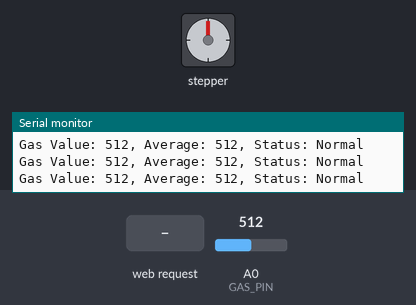
Bench run of a sketch on a simulated ESP8266 (NodeMCU). Parts: stepper motor, the last lines printed to the serial monitor. The test bench sets the inputs (shaded band); at power-on: A0 (GAS_PIN) = 512. WiFi joins after 1.5 s; servers stay silent unless stated; stepper angles assume 2048 steps per turn.

Above: at 2.7 s.
2.8 s: HTTP request GET /motor?angle=1 received
At 3.4 s:
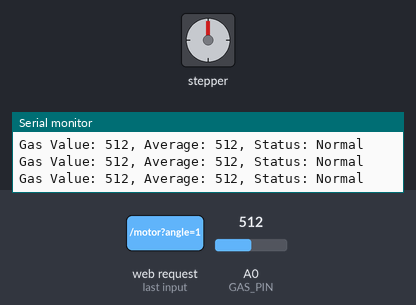
5.8 s: HTTP request GET /motor?angle=120 received
At 7.7 s:
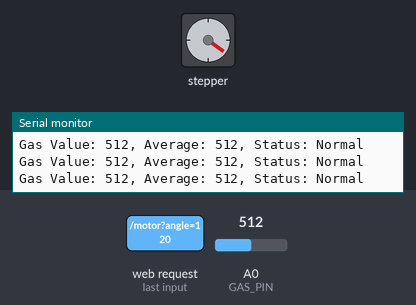
8.8 s: A0 (GAS_PIN) set to 0
At 9.3 s:
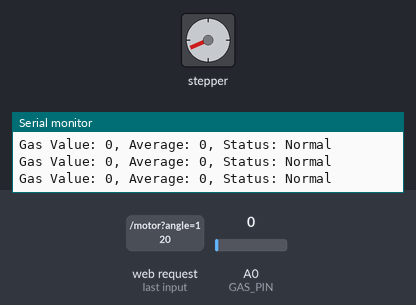
11.8 s: A0 (GAS_PIN) set to 832
At 13.23 s:
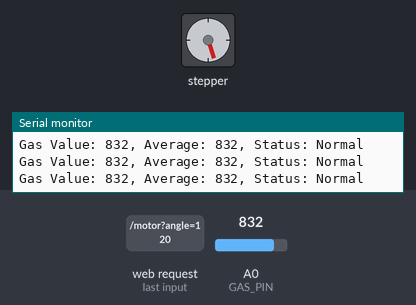
14.8 s: A0 (GAS_PIN) set to 866
17.8 s: A0 (GAS_PIN) set to 808
20.8 s: A0 (GAS_PIN) set to 782
Timing chart, 0 to 24.8 s (numbered marks = the images above; inputs shaded):
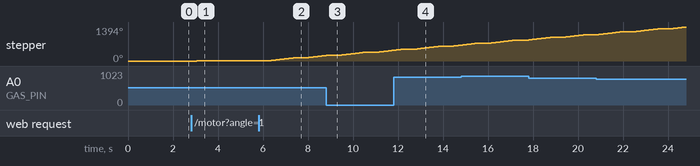

The sketch:

wifi_step_gas.ino
```cpp
#include <ESP8266WiFi.h>
#include <ESPAsyncTCP.h>
#include <ESPAsyncWebServer.h>
#include <Stepper.h>

const char *ssid = "luuhoang";
const char *password = "12345678";

// Gas sensor configuration
const int GAS_PIN = A0;
const int SAMPLE_COUNT = 5;
const int GAS_HIGH_THRESHOLD = 850;
const int GAS_LOW_THRESHOLD = 800;

// Stepper motor configuration
int angle = 0;
const int stepPerRevolution = 2048;
Stepper myStepper = Stepper(2048, D3, D1, D2, D0);

// Gas sensor variables
bool isGasDetected = false;
int samples[SAMPLE_COUNT];
int sampleIndex = 0;

AsyncWebServer server(80);

const char index_html[] PROGMEM = R"rawliteral(
<!DOCTYPE html>
<html>
<head>
    <title>STEPPER MOTOR & GAS SENSOR</title>
    <style>
        body { font-family: Arial; text-align: center; margin: 20px; }
        .warning { color: red; font-weight: bold; font-size: 24px; }
        .safe { color: green; font-size: 24px; }
        .control-panel { margin: 20px; }
        input { font-size: 18px; margin: 10px; }
        button { font-size: 18px; padding: 5px 15px; }
    </style>
</head>
<body>
    <h1>Gas Sensor & Stepper Control</h1>
    <div>
        <p style="font-size: 25px"><b>Gas Status:</b> <span id="sensor_value" class="safe">Normal</span></p>
        <p style="font-size: 25px"><b>Gas Value:</b> <span id="gas_value">--</span></p>
    </div>
    <div class="control-panel">
        <label><b>Rotate for stepper motor (0-360):</b></label>
        <br>
        <input type="number" id="angle" min="0" max="360" value="">
        <br>
        <button id="set_angle-btn">Set Angle</button>
    </div>
    <script src="script.js"></script>
</body>
</html>
)rawliteral";

const char script_js[] PROGMEM = R"rawliteral(
const setAngle = () => {
    const angle = document.getElementById('angle').value;
    if(angle >= 0 && angle <= 360) {
        fetch("/motor?angle=" + angle);
        console.log("Setting angle:", angle);
    }
}

const readSensorValue = () => {
    fetch("/sensor")
        .then(response => response.json())
        .then(data => {
            const statusElement = document.getElementById("sensor_value");
            const valueElement = document.getElementById("gas_value");

            const detected = data.isGas === 1;
            statusElement.textContent = detected ? 'GAS DETECTED!' : 'Normal';
            statusElement.className = detected ? 'warning' : 'safe';

            valueElement.textContent = data.value;
        });
}

document.getElementById('set_angle-btn').addEventListener('click', setAngle);
setInterval(readSensorValue, 1000);
)rawliteral";

void setup() {
    Serial.begin(115200);
    pinMode(GAS_PIN, INPUT);
    myStepper.setSpeed(18);

    // Initialize samples array
    for(int i = 0; i < SAMPLE_COUNT; i++) {
        samples[i] = analogRead(GAS_PIN);
    }

    WiFi.mode(WIFI_STA);
    WiFi.begin(ssid, password);
    while (WiFi.status() != WL_CONNECTED) {
        delay(500);
        Serial.print(".");
    }
    Serial.println("\nConnected to WiFi");
    Serial.println(WiFi.localIP());

    server.on("/", handleRoot);
    server.on("/script.js", handleScript);
    server.on("/sensor", handleSendSensorValue);
    server.on("/motor", handleSetAngle);
    server.onNotFound(handleNotFound);
    server.begin();
}

int getAverageReading() {
    int sum = 0;
    for(int i = 0; i < SAMPLE_COUNT; i++) {
        sum += samples[i];
    }
    return sum / SAMPLE_COUNT;
}

void updateGasStatus() {
    samples[sampleIndex] = analogRead(GAS_PIN);
    sampleIndex = (sampleIndex + 1) % SAMPLE_COUNT;

    int avgReading = getAverageReading();

    if(!isGasDetected && avgReading >= GAS_HIGH_THRESHOLD) {
        isGasDetected = true;
    } else if(isGasDetected && avgReading <= GAS_LOW_THRESHOLD) {
        isGasDetected = false;
    }

    Serial.printf("Gas Value: %d, Average: %d, Status: %s\n",
                 samples[sampleIndex], avgReading,
                 isGasDetected ? "DETECTED" : "Normal");
}

void loop() {
    static unsigned long lastUpdate = 0;
    static int step_count_delay = 0;
    const int step_max_delay = 50;

    // Update gas sensor readings
    updateGasStatus();

    // Handle stepper motor
    if (step_count_delay == 0) {
        int steps = map(angle, 0, 360, 0, 2048);
        myStepper.step(steps);
    }

    step_count_delay++;
    if(step_count_delay >= step_max_delay) step_count_delay = 0;

    delay(10);
}

void handleRoot(AsyncWebServerRequest *request) {
    request->send_P(200, "text/html", index_html);
}

void handleScript(AsyncWebServerRequest *request) {
    request->send_P(200, "text/javascript", script_js);
}

void handleSendSensorValue(AsyncWebServerRequest *request) {
    int currentValue = analogRead(GAS_PIN);
    String jsonResponse = "{\"isGas\":" + String(isGasDetected ? 1 : 0) +
                         ",\"value\":" + String(currentValue) + "}";
    request->send(200, "application/json", jsonResponse);
}

void handleSetAngle(AsyncWebServerRequest *request) {
    if (request->hasParam("angle")) {
        angle = constrain(request->getParam("angle")->value().toInt(), 0, 360);
        Serial.printf("New angle set: %d\n", angle);
    }
    request->send(200, "text/plain", "OK");
}

void handleNotFound(AsyncWebServerRequest *request) {
    request->send(404, "text/plain", "Not Found");
}
```
